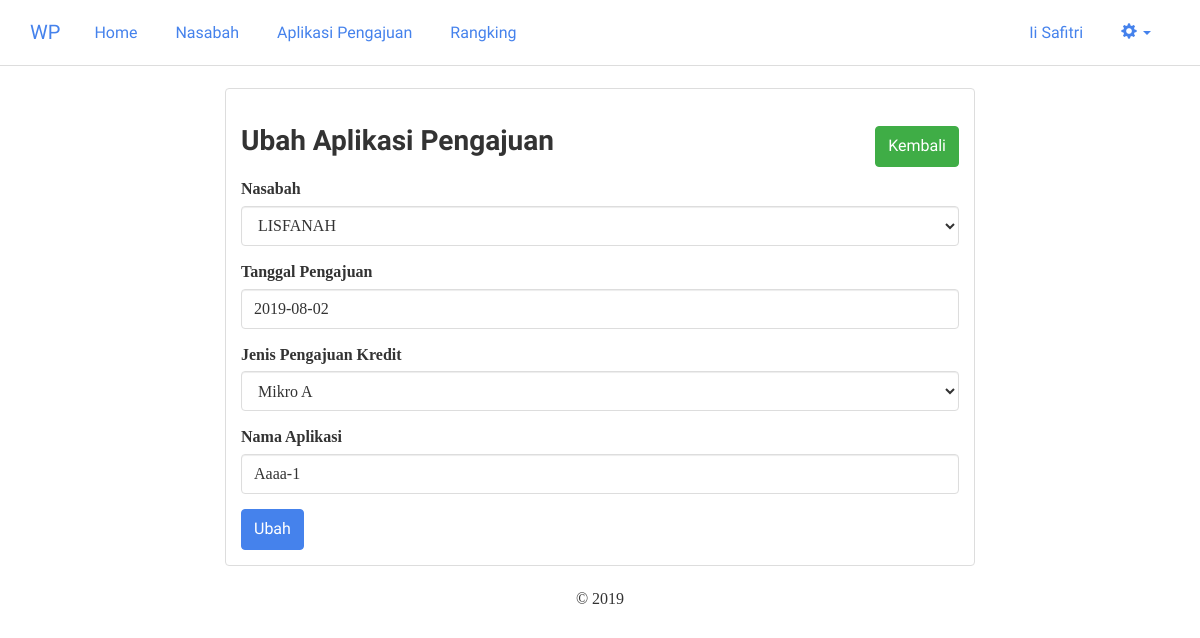
/alternatif-ubah.php?id_a=1 (signed in), run on an earlier commit of the app's database.
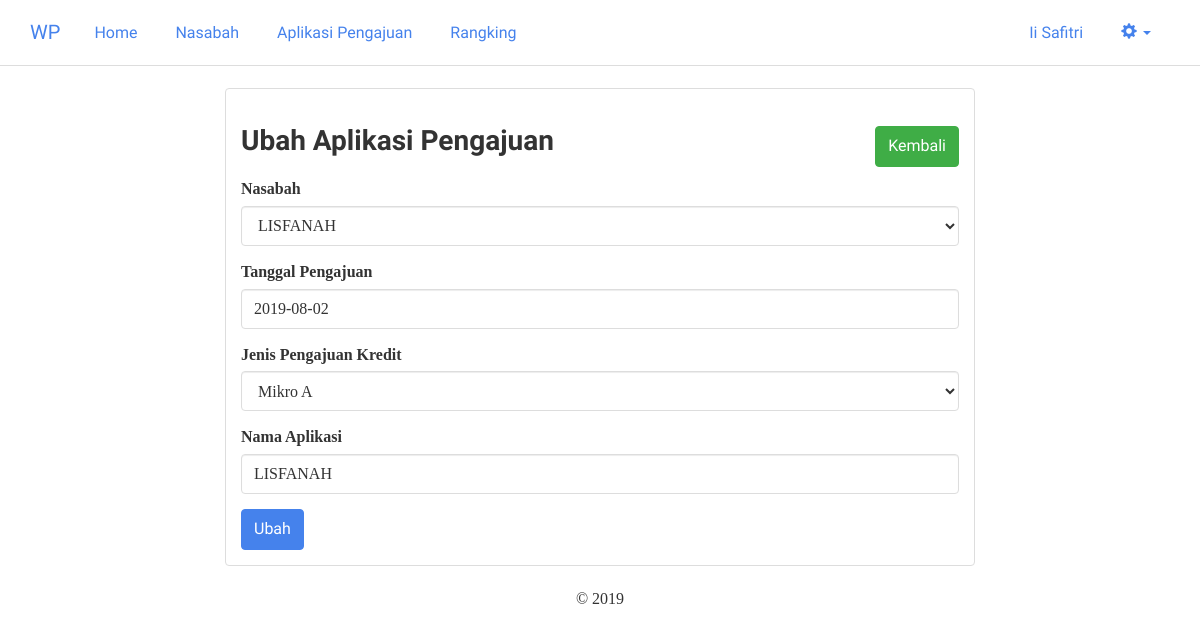
And on a later commit of the database.
### tables this page shows
CREATE TABLE `wp_alternatif` (
  `id_alternatif` int(11) NOT NULL,
  `nama_alternatif` varchar(255) NOT NULL,
  `vektor_s` double NOT NULL,
  `vektor_v` double NOT NULL,
  `id_nasabah` int(11) NOT NULL,
  `id_pengajuan` int(11) NOT NULL,
  `tgl` date NOT NULL
);

### includes/nasabah.inc.php (called while the page is built, shortened)
<?php
class Nasabah{
	private $conn;
	private $table_name = "wp_nasabah";
	public $id;
	public function __construct($db){
		$this->conn = $db;
	}
	function readOne(){
		$query = "SELECT * FROM " . $this->table_name . " WHERE id_nasabah=? LIMIT 0,1";
		$stmt = $this->conn->prepare( $query );
		$stmt->bindParam(1, $this->id);
		$stmt->execute();
		$row = $stmt->fetch(PDO::FETCH_ASSOC);
		$this->id = $row['id_nasabah'];
		$this->nm = $row['nama'];
	}
}
?>

### includes/alternatif.inc.php (called while the page is built, shortened)
<?php
class Alternatif{
	private $conn;
	private $table_name = "wp_alternatif";
	public $id;
	public function __construct($db){
		$this->conn = $db;
	}
	function readOne(){
		$query = "SELECT * FROM " . $this->table_name . " WHERE id_alternatif=? LIMIT 0,1";
		$stmt = $this->conn->prepare( $query );
		$stmt->bindParam(1, $this->id);
		$stmt->execute();
		$row = $stmt->fetch(PDO::FETCH_ASSOC);
		$this->id = $row['id_alternatif'];
		$this->kt = $row['nama_alternatif'];
		$this->tgl = $row['tgl'];
	}
}
?>

### alternatif-ubah.php (the view, shortened to what this page needs)
<?php
include_once 'header.php';
$id = isset($_GET['id_a']) ? $_GET['id_a'] : die('ERROR: missing ID Aplikasi Pengajuan.');
include_once 'includes/nasabah.inc.php';
$nas = new Nasabah($db);
include_once 'includes/alternatif.inc.php';
$eks = new Alternatif($db);
$eks->id = $id;
$eks->readOne();
$nas->id = $eks->ns;
$nas->readOne();
?>
		<div class="row">
			<div class="col-xs-12 col-sm-12 col-md-2"></div>
		  <div class="col-xs-12 col-sm-12 col-md-8">
		  	<div class="panel panel-default">
		<div class="panel-body">
		  	<div class="row">
				<div class="col-md-6 text-left">
		  			<h3>Ubah Aplikasi Pengajuan</h3>
		  		</div>
		  		<div class="col-md-6 text-right">
		  			<h3>
		  				<button type="button" onclick="location.href='alternatif.php'" class="btn btn-success">Kembali</button>
		  			</h3>
		  		</div>
		  	</div>
			    <form method="post">
			      <div class="form-group">
				    <label for="ns">Nasabah</label>
				    <select class="form-control" id="ns" name="ns">
				    	<?php
				    	echo "<option value='{$nas->id}'>{$nas->nm}</option>";
					    ?>
				    </select>
				  </div>
			      <div class="form-group">
				    <label for="tgl">Tanggal Pengajuan</label>
				    <input type="text" class="form-control" id="tgl" name="tgl" required value="<?php echo $eks->tgl; ?>">
				  </div>
				  <div class="form-group">
				    <label for="jpk">Jenis Pengajuan Kredit</label>
				    <select class="form-control" id="jpk" name="jpk">
				    	<option value='1' >Mikro A</option>
				    </select>
				  </div>
				  <div class="form-group">
				    <label for="kt">Nama Aplikasi</label>
				    <input type="text" class="form-control" id="kt" name="kt" value="<?php echo $eks->kt; ?>">
				  </div>
				  <button type="submit" class="btn btn-primary">Ubah</button>
				</form>
		  </div></div></div>
		  <div class="col-xs-12 col-sm-12 col-md-2">
		  </div>
		</div>
		<?php
include_once 'footer.php';
?>

What changed in the data, as far as the page shows it:
changed wp_alternatif: kt "Aaaa-1" → "LISFANAH"
